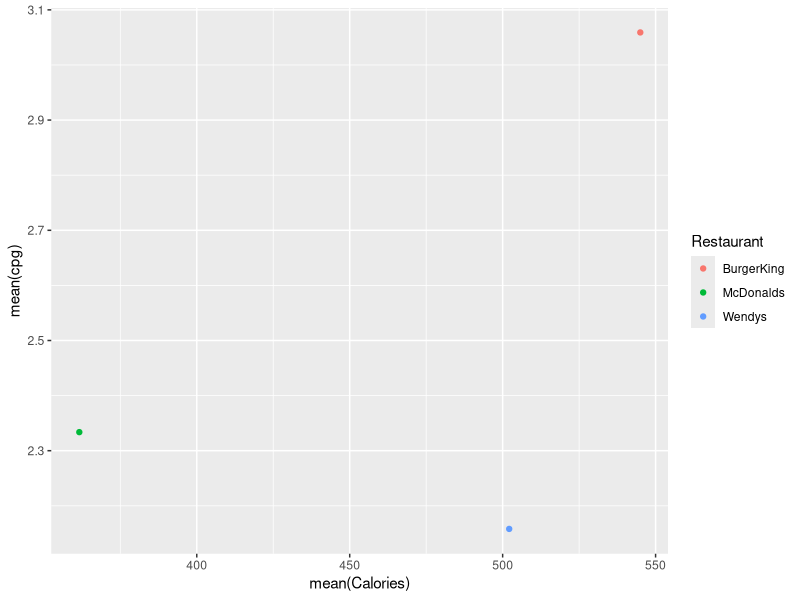
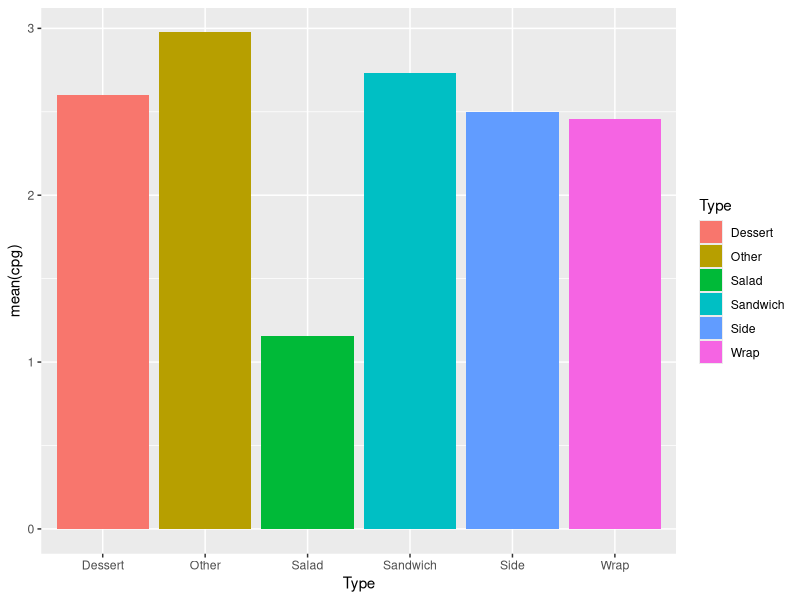
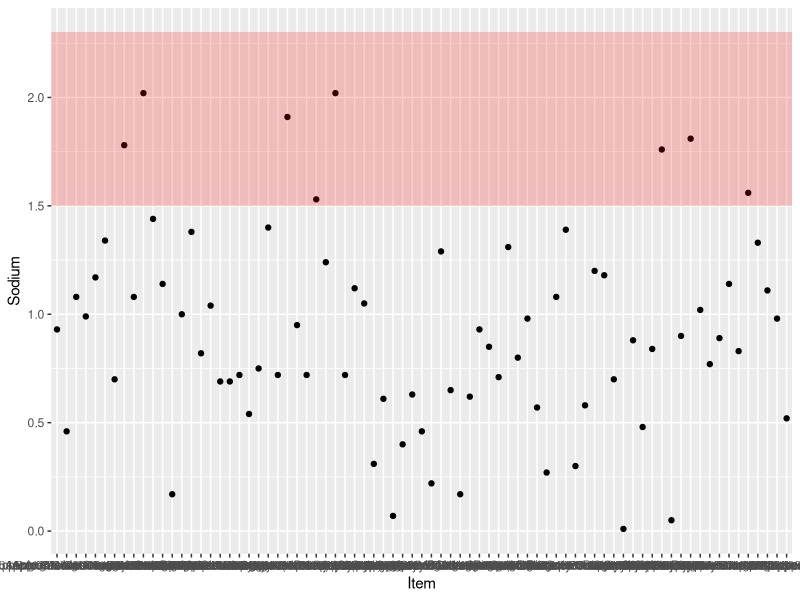
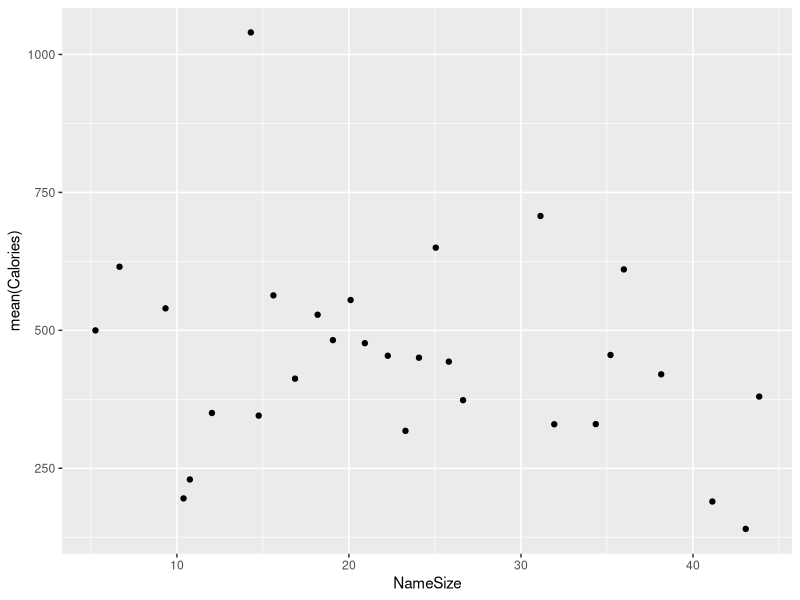
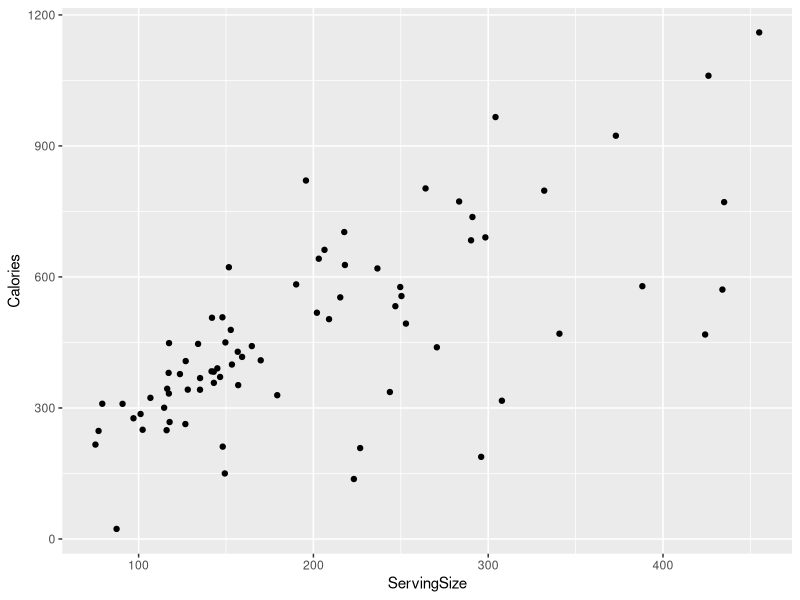
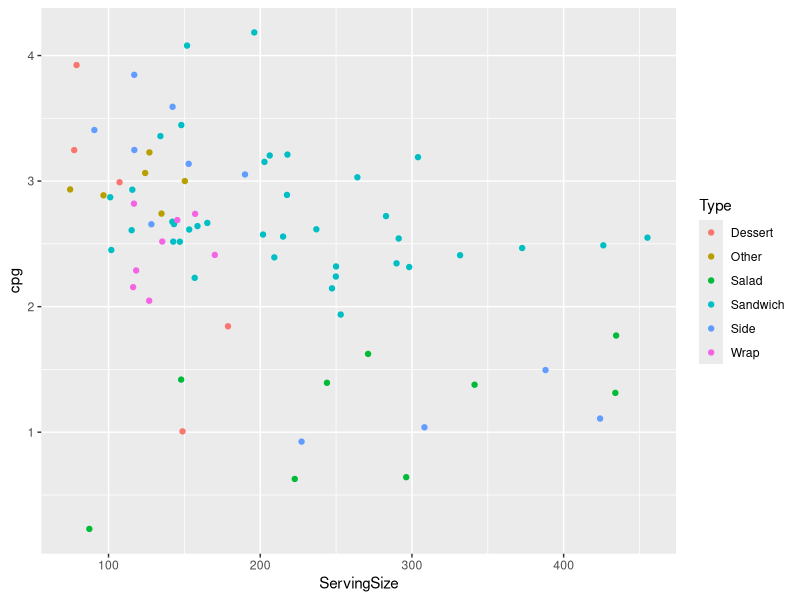
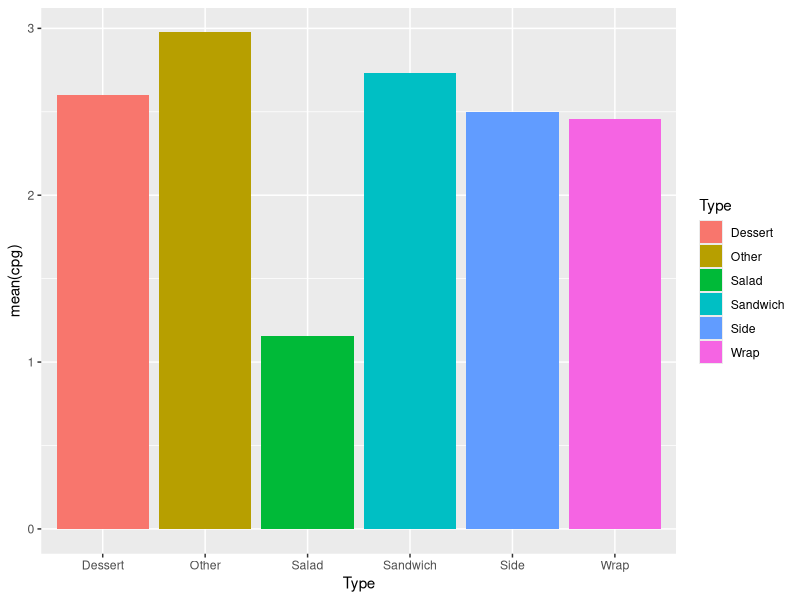

Source code (R) for these figures, in order:
## ---- chunk 1
knitr::opts_chunk$set(echo = TRUE)
## ---- chunk 2
library(tidyverse)
library(corrplot)
library(dplyr)
library(cluster)
## ---- chunk 3
burger = read.table(file="NutritionBurger.csv", header=TRUE, sep=";")
## ---- chunk 4
dim(burger)
## ---- chunk 5
burger$Cholesterol = burger$Cholesterol/1000
burger$Sodium = burger$Sodium/1000
burger$Restaurant = as.factor(burger$Restaurant)
burger$Type = as.factor(burger$Type)
burger$Breakfast = as.factor(burger$Breakfast)
## ---- chunk 6
table(burger$Breakfast, burger$Restaurant)
## ---- chunk 7
burger = burger %>% filter(Breakfast=="No")
dim(burger)
## ---- chunk 8
table(burger$Type, burger$Restaurant)
## ---- chunk 9
calPerRest = burger %>% group_by(Restaurant) %>% summarise(mean(Calories))
calPerRest
##calPerRest %>% ggplot(aes(x=Restaurant, y=`mean(Calories)`)) + geom_histogram(stat="identity")
## ---- chunk 10
#cpg = calorie par gramme
burger$cpg = burger$Calories / burger$ServingSize
cpgPerRest = burger %>% group_by(Restaurant) %>%  summarise(mean(cpg))
cpgPerRest
## ---- chunk 11
calAndCpg = merge(calPerRest,cpgPerRest)
calAndCpg
calAndCpg %>% ggplot(aes(x=`mean(Calories)`, y=`mean(cpg)`, color=Restaurant)) + geom_point()
## ---- chunk 12
caloriesPerType = burger %>% group_by(Type) %>% summarise(mean(cpg))
caloriesPerType
caloriesPerType %>% ggplot(aes(x=Type, y=`mean(cpg)`, fill=Type)) + geom_histogram(stat="identity")
## ---- chunk 13
burgerSS = burger %>% filter(Type!="Salad")
burgerSS$cpg = burgerSS$Calories / burgerSS$ServingSize
cpgPerRestSS = burgerSS %>% group_by(Restaurant) %>%  summarise(mean(cpg))
cpgPerRestSS
## ---- chunk 14
ggplot(burger, aes(x=Item,y=Sodium)) + geom_point() + annotate(geom = "rect",xmin = -Inf,xmax = Inf,ymin = 1.5,ymax = 2.3,alpha= 0.2 ,fill="red")
## ---- chunk 15
#C'est aussi du brouillon
mcdo = burger %>% filter(Restaurant=="McDonalds")
wendys = burger %>% filter(Restaurant=="Wendys")
bk = burger %>% filter(Restaurant=="BurgerKing")

mcdoCpgType =  mcdo %>% group_by(Restaurant) %>% group_by(Type) %>% summarise(mean(cpg))
wendysCpgType = wendys %>% group_by(Restaurant) %>% group_by(Type) %>% summarise(mean(cpg))
bkCpgType = bk %>% group_by(Restaurant) %>% group_by(Type) %>% summarise(mean(cpg))

mcdoCpgType$Restaurant = as.factor("McDonalds")
wendysCpgType$Restaurant = as.factor("Wendys")
bkCpgType$Restaurant = as.factor("BurgerKing")
mcdoCpgType
#cpgTypeRests$BurgerKin = 
## ---- chunk 16
aa = table(burger$Type, burger$Restaurant)
table(burger$Breakfast, burger$Restaurant)
aa
#aa %>% corrplot()
## ---- chunk 17
###A revoir plus tard
bgNameSize = burger %>% mutate(NameSize=nchar(Item))
bgNameSizeAndCal = bgNameSize %>% group_by(NameSize) %>% summarise(mean(Calories)) %>% arrange(`mean(Calories)`)
bgNameSizeAndCal %>% ggplot(aes(x=NameSize, y=`mean(Calories)`)) + geom_jitter()
## ---- chunk 18
burger %>% ggplot(aes(x=ServingSize, y=Calories)) + geom_jitter()
## ---- chunk 19
burger$cpg = burger$Calories / burger$ServingSize
burger %>% ggplot(aes(x=ServingSize, y=cpg, color=Type)) + geom_jitter()
## ---- chunk 20
caloriesPerType = burger %>% group_by(Type) %>% summarise(mean(cpg))
caloriesPerType
caloriesPerType %>% ggplot(aes(x=Type, y=`mean(cpg)`, fill=Type)) + geom_histogram(stat="identity")
## ---- chunk 21
#burger %>% group_by(Restaurant) %>% summarise(mean = mean(ServingSize), n = n())
#burger %>% group_by(Restaurant) %>% summarise("moyenne (kcal)" = mean(Calories), n = n())
